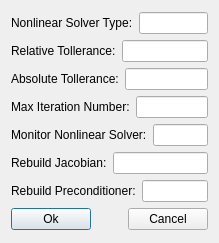
<?xml version="1.0" encoding="UTF-8"?>
<ui version="4.0">
 <class>QtArteryTechNonlinearSolverSetupUI</class>
 <widget class="QDialog" name="QtArteryTechNonlinearSolverSetupUI">
  <property name="geometry">
   <rect>
    <x>0</x>
    <y>0</y>
    <width>219</width>
    <height>243</height>
   </rect>
  </property>
  <property name="windowTitle">
   <string>QtArteryTechNonlinearSolverSetupUI</string>
  </property>
  <layout class="QVBoxLayout" name="verticalLayout_3">
   <item>
    <layout class="QVBoxLayout" name="verticalLayout_2">
     <item>
      <layout class="QVBoxLayout" name="verticalLayout">
       <item>
        <layout class="QHBoxLayout" name="horizontalLayout">
         <item>
          <widget class="QLabel" name="NonlinearSolverTypeLabel">
           <property name="text">
            <string>Nonlinear Solver Type:</string>
           </property>
          </widget>
         </item>
         <item>
          <widget class="QLineEdit" name="NonlinearSolverTypeLineEdit"/>
         </item>
        </layout>
       </item>
       <item>
        <layout class="QHBoxLayout" name="horizontalLayout_2">
         <item>
          <widget class="QLabel" name="RelativeTolleranceLabel">
           <property name="text">
            <string>Relative Tollerance:</string>
           </property>
          </widget>
         </item>
         <item>
          <widget class="QLineEdit" name="RelativeTolleranceLineEdit"/>
         </item>
        </layout>
       </item>
       <item>
        <layout class="QHBoxLayout" name="horizontalLayout_3">
         <item>
          <widget class="QLabel" name="AbsoluteTolleranceLabel">
           <property name="text">
            <string>Absolute Tollerance:</string>
           </property>
          </widget>
         </item>
         <item>
          <widget class="QLineEdit" name="AbsoluteTolleranceLineEdit"/>
         </item>
        </layout>
       </item>
       <item>
        <layout class="QHBoxLayout" name="horizontalLayout_4">
         <item>
          <widget class="QLabel" name="MaxIterationNumberLabel">
           <property name="text">
            <string>Max Iteration Number:</string>
           </property>
          </widget>
         </item>
         <item>
          <widget class="QLineEdit" name="MaxIterationNumberLineEdit"/>
         </item>
        </layout>
       </item>
       <item>
        <layout class="QHBoxLayout" name="horizontalLayout_5">
         <item>
          <widget class="QLabel" name="MonitorNonlinearSolverLabel">
           <property name="text">
            <string>Monitor Nonlinear Solver:</string>
           </property>
          </widget>
         </item>
         <item>
          <widget class="QLineEdit" name="MonitorNonlinearSolverLineEdit"/>
         </item>
        </layout>
       </item>
       <item>
        <layout class="QHBoxLayout" name="horizontalLayout_6">
         <item>
          <widget class="QLabel" name="RebuildJacobianLabel">
           <property name="text">
            <string>Rebuild Jacobian:</string>
           </property>
          </widget>
         </item>
         <item>
          <widget class="QLineEdit" name="RebuildJacobianLineEdit"/>
         </item>
        </layout>
       </item>
       <item>
        <layout class="QHBoxLayout" name="horizontalLayout_7">
         <item>
          <widget class="QLabel" name="RebuildPreconditionerLabel">
           <property name="text">
            <string>Rebuild Preconditioner:</string>
           </property>
          </widget>
         </item>
         <item>
          <widget class="QLineEdit" name="RebuildPreconditionerLineEdit"/>
         </item>
        </layout>
       </item>
      </layout>
     </item>
     <item>
      <layout class="QHBoxLayout" name="horizontalLayout_8">
       <item>
        <widget class="QPushButton" name="OkPushButton">
         <property name="text">
          <string>Ok</string>
         </property>
        </widget>
       </item>
       <item>
        <spacer name="horizontalSpacer">
         <property name="orientation">
          <enum>Qt::Horizontal</enum>
         </property>
         <property name="sizeHint" stdset="0">
          <size>
           <width>40</width>
           <height>20</height>
          </size>
         </property>
        </spacer>
       </item>
       <item>
        <widget class="QPushButton" name="CancelPushButton">
         <property name="text">
          <string>Cancel</string>
         </property>
        </widget>
       </item>
      </layout>
     </item>
    </layout>
   </item>
  </layout>
 </widget>
 <layoutdefault spacing="6" margin="11"/>
 <resources/>
 <connections/>
</ui>
